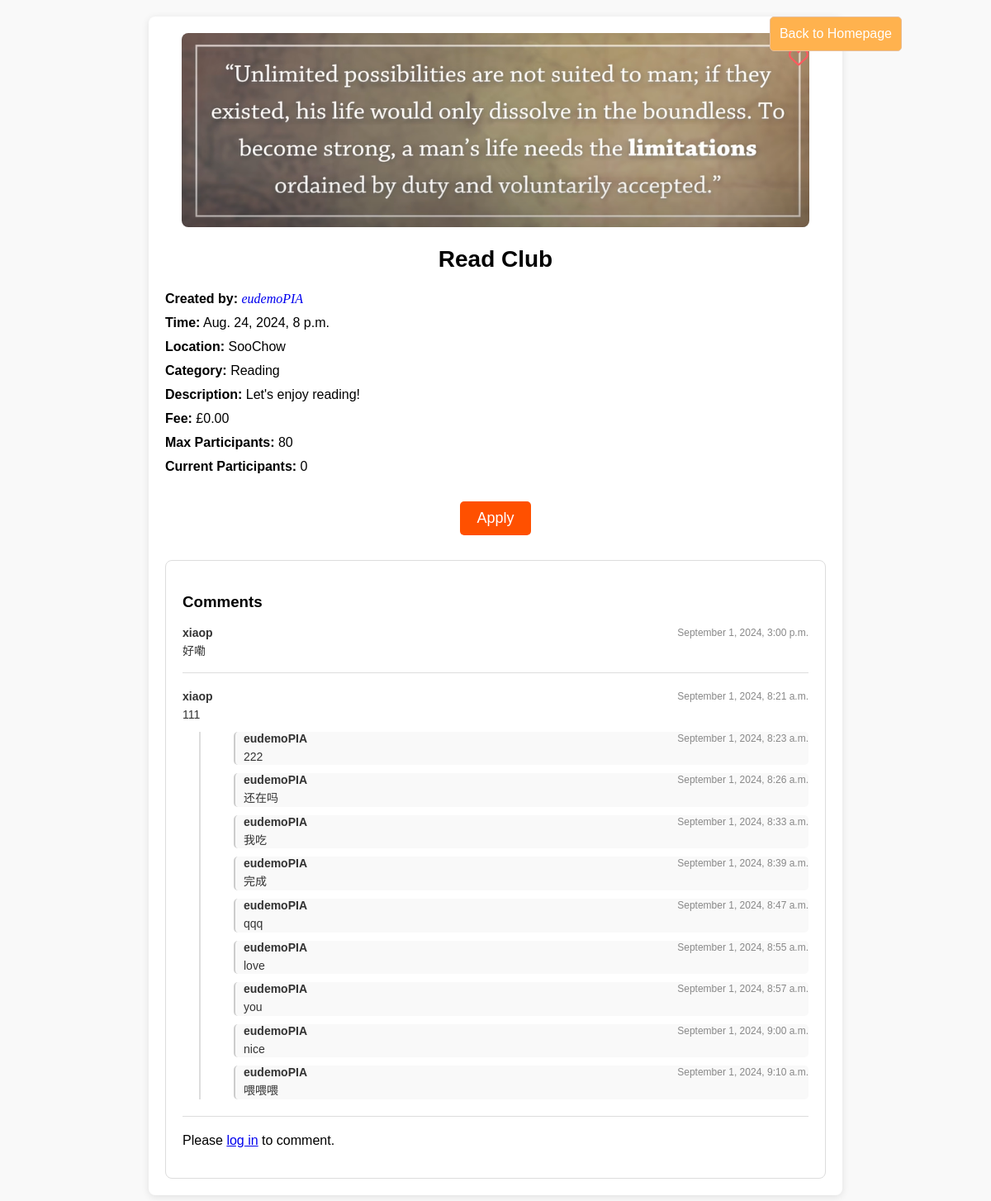
The app's page /events/1/ with its own data.
### myapp/models.py (models this page shows, shortened)
class Event(models.Model):
    CATEGORY_CHOICES = [
        ('game', 'Game'),
        ('performance', 'Performance'),
        ('nature', 'Nature'),
        ('pet', 'Pet'),
        ('gourmet', 'Gourmet'),
        ('reading', 'Reading'),
        ('music', 'Music'),
    ]
    category = models.CharField(max_length=20, choices=CATEGORY_CHOICES)
    title = models.CharField(max_length=100)
    description = models.TextField(max_length=800)
    event_time = models.DateTimeField()
    location = models.CharField(max_length=255)
    image = models.ImageField(upload_to='event_images')
    created_by = models.ForeignKey(settings.AUTH_USER_MODEL, on_delete=models.CASCADE)
    created_at = models.DateTimeField(auto_now_add=True)
    fee = models.DecimalField(max_digits=8, decimal_places=2, default=0.00)
    max_participants = models.PositiveIntegerField(default=1)
    current_participants = models.PositiveIntegerField(default=0, editable=False)

class MyUser(AbstractUser):
    email = models.EmailField(unique=True)
    bio = models.TextField(blank=True, null=True)
    profile_picture = models.ImageField(upload_to='profile_pictures', default='profile_pictures/default_avatar.png', blank=True, null=True)
    city = models.CharField(max_length=100, null=True, blank=True)
    hobbies = models.CharField(max_length=255, blank=True)
    saved_events = models.ManyToManyField('Event', related_name='saved_by_users', blank=True)
    upcoming_events = models.ManyToManyField('Event', related_name='applied_by_users', blank=True)

class Comment(models.Model):
    event = models.ForeignKey(Event, on_delete=models.CASCADE, related_name='comments')
    user = models.ForeignKey(settings.AUTH_USER_MODEL, on_delete=models.CASCADE)
    content = models.TextField()
    is_creator_reply = models.BooleanField(default=False)
    created_at = models.DateTimeField(auto_now_add=True)
    parent = models.ForeignKey('self', null=True, blank=True, on_delete=models.CASCADE, related_name='replies')

### myapp/views.py (the view)
# urls.py: path('events/<int:pk>/', views.event_detail, name='event_detail'),
def event_detail(request, pk):
    event = get_object_or_404(Event, pk=pk)
    comments = Comment.objects.filter(event=event, parent__isnull=True).order_by('-created_at').prefetch_related('replies')
    context = {
        'event': event,
        'comments': comments,
        'is_favorite': event.saved_by_users.filter(id=request.user.id).exists() if request.user.is_authenticated else False,
    }
    return render(request, 'myapp/event_detail.html', context)

### myapp/templates/myapp/event_detail.html (shortened to what this page needs)
{% load static %}
<!DOCTYPE html>
<html lang="en">
<head>
    <link rel="stylesheet" href="{% static 'css/event_detail.css' %}">
    <link rel="stylesheet" href="https://cdnjs.cloudflare.com/ajax/libs/font-awesome/6.0.0/css/all.min.css">
</head>
<body>
    <div class="event-detail-container">
        <div class="image-container">
            <img src="{{ event.image.url }}" alt="Event Image">
            <button id="favorite-button" onclick="toggleFavorite({{ event.id }})">
                <i class="{% if is_favorite %}fas{% else %}far{% endif %} fa-heart"></i>
            </button>
        </div>
        <div class="event-info">
            <h1>{{ event.title }}</h1>
            <p><strong>Created by:</strong>
                <a href="{% url 'profile' event.created_by.username %}?next={% url 'event_detail' event.pk %}">
                    {{ event.created_by.username }}
                </a>
            </p>
            <p><strong>Time:</strong> {{ event.event_time }}</p>
            <p><strong>Location:</strong> {{ event.location }}</p>
            <p><strong>Category:</strong> {{ event.get_category_display }}</p>
            <p><strong>Description:</strong> {{ event.description }}</p>
            <p><strong>Fee:</strong> £{{ event.fee }}</p>
            <p><strong>Max Participants:</strong> {{ event.max_participants }}</p>
            <p class="current-participants">
                <strong>Current Participants:</strong> <span id="participant-count">{{ event.current_participants }}</span>
            </p>
        </div>
        <div class="apply-container">
            <button id="apply-button" data-event-id="{{ event.id }}">
                {% if user in event.applied_by_users.all %}
                    Applied
                {% else %}
                    Apply
                {% endif %}
            </button>
        </div>
        <a href="{% url 'homepage' %}" class="btn-back">Back to Homepage</a>
        <div class="comments-section">
            <h3>Comments</h3>
            <ul class="comments-list">
                {% for comment in comments %}
                    <li class="comment-item">
                        <div class="comment-header">
                            <strong>{{ comment.user.username }}</strong>
                            <small>{{ comment.created_at|date:"F j, Y, g:i a" }}</small>
                        </div>
                        <p>{{ comment.content }}</p>
                        {% if comment.replies.all %}
                            <ul class="replies-list">
                                {% for reply in comment.replies.all %}
                                    <li class="reply-comment">
                                        <div class="comment-header">
                                            <strong>{{ reply.user.username }}</strong>
                                            <small>{{ reply.created_at|date:"F j, Y, g:i a" }}</small>
                                        </div>
                                        <p>{{ reply.content }}</p>
                                    </li>
                                {% endfor %}
                            </ul>
                        {% endif %}
                    </li>
                    {% endfor %}
            </ul>
            {% if request.user.is_authenticated %}
                <form method="post" id="comment-form">
                    {% csrf_token %}
                    <textarea name="content" placeholder="Say hi and start a friendly conversation!" required></textarea>
                    <input type="hidden" name="parent_id" id="parent_id_field">
                    <button type="submit" class="btn btn-primary">Add Comment</button>
                </form>
            {% else %}
                <p>Please <a href="{% url 'login' %}">log in</a> to comment.</p>
            {% endif %}
        </div>
    </div>
</body>
</html>

### myapp/static/css/event_detail.css (style rules this page uses)
body { font-family: Arial, sans-serif; margin: 0; padding: 0; background-color: #f9f9f9; }
.event-detail-container { max-width: 800px; margin: 20px auto; background-color: #fff; padding: 20px; box-shadow: 0 2px 10px rgba(0, 0, 0, 0.1); border-radius: 8px; }
.image-container { position: relative; text-align: center; padding: 0 20px; }
.image-container img { width: 100%; max-height: 400px; object-fit: cover; border-radius: 8px; }
#favorite-button { position: absolute; top: 15px; right: 15px; background: transparent; border: none; font-size: 24px; cursor: pointer; }
#favorite-button i { color: #ff5a5f; }
.event-info h1 { text-align: center; font-size: 28px; margin-bottom: 20px; }
.event-info p { font-size: 16px; margin: 5px 0; line-height: 1.5; }
.event-info a { text-decoration: none; font-size: 16px; font-style:italic; font-family:'Franklin Gothic Medium'; transition: text-shadow 0.3s ease; }
.apply-container { text-align: center; margin-top: 30px; }
#apply-button { background-color: #ff5000; color: white; padding: 10px 20px; font-size: 18px; border: none; border-radius: 5px; cursor: pointer; }
a.btn-back { position: fixed; top: 20px; right: 108px !important; border: 1px solid #e8be98; text-decoration: none; background: #ffb24e; color: #fff; border-radius: 5px; padding: 11px; right: 15px; }
.comments-section { margin-top: 30px; padding: 20px; border: 1px solid #ddd; border-radius: 8px; background-color: #fff; }
.comments-list { list-style: none; padding: 0; margin: 0; }
.comment-item { margin-bottom: 20px; padding-bottom: 10px; border-bottom: 1px solid #ddd; }
.comment-header { display: flex; justify-content: space-between; align-items: center; font-size: 14px; color: #555; margin-bottom: 5px; }
.comment-header strong { font-weight: bold; color: #333; }
.replies-list { margin-left: 20px; border-left: 2px solid #ddd; padding-left: 20px; list-style: none; margin-top: 10px; }
.reply-comment { margin-left: 20px; border-left: 2px solid #ccc; padding-left: 10px; background-color: #f9f9f9; margin-bottom: 10px; border-radius: 5px; }
.comment-item p, .reply-comment p { margin: 5px 0; font-size: 14px; line-height: 1.4; color: #333; }
.comment-item small, .reply-comment small { font-size: 12px; color: #888; }

### records on screen
Event: image (picture), title "Read Club", created_by.username "eudemoPIA", event_time "Aug. 24, 2024, 8 p.m.", location "SooChow", category "Reading", description "Let's enjoy reading!", fee "0.00", max_participants "80", current_participants "0"
Comment: user.username "xiaop", created_at "September 1, 2024, 3:00 p.m.", content "好嘞"
Comment: user.username "xiaop", created_at "September 1, 2024, 8:21 a.m.", content "111"
Comment: user.username "eudemoPIA", created_at "September 1, 2024, 8:23 a.m.", content "222"
Comment: user.username "eudemoPIA", created_at "September 1, 2024, 8:26 a.m.", content "还在吗"
Comment: user.username "eudemoPIA", created_at "September 1, 2024, 8:33 a.m.", content "我吃"
Comment: user.username "eudemoPIA", created_at "September 1, 2024, 8:39 a.m.", content "完成"
Comment: user.username "eudemoPIA", created_at "September 1, 2024, 8:47 a.m.", content "qqq"
Comment: user.username "eudemoPIA", created_at "September 1, 2024, 8:55 a.m.", content "love"
Comment: user.username "eudemoPIA", created_at "September 1, 2024, 8:57 a.m.", content "you"
Comment: user.username "eudemoPIA", created_at "September 1, 2024, 9:00 a.m.", content "nice"
Comment: user.username "eudemoPIA", created_at "September 1, 2024, 9:10 a.m.", content "喂喂喂"
